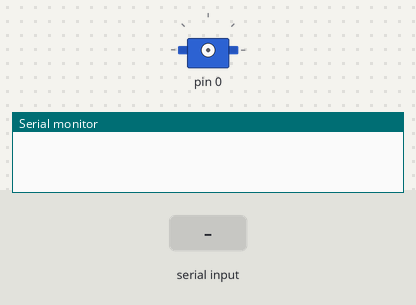
A sketch run on a simulated Arduino Uno, built with avr-gcc and run on an emulated ATmega328P. Parts: servo, the last lines printed to the serial monitor. The test bench sets the inputs (shaded band).

Above: at 1.2 s.
1.3 s: "90,45\n" received over Serial
At 1.76 s:
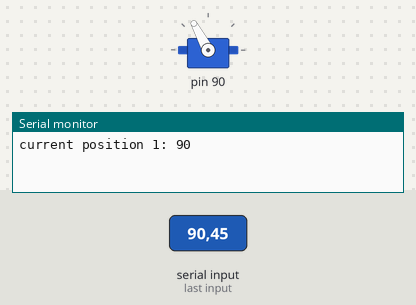
At 3.6 s:
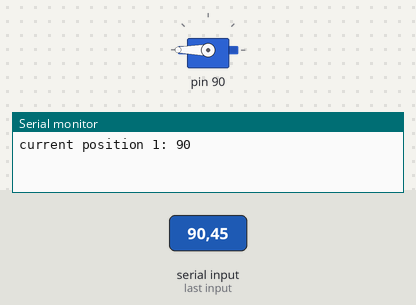
4.3 s: "," received over Serial
Timing chart, 0 to 7.3 s (numbered marks = the images above; inputs shaded):
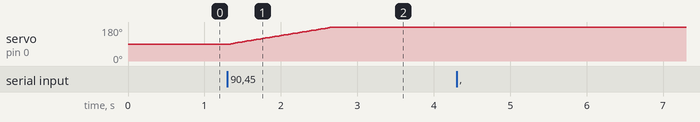

Measured:
- after the input at 1.3 s, servo on pin 0: moves from 90° to 180° over 1.3 s, starting at once

The sketch:

servo_test.ino
```cpp
#include <Servo.h>
int servo_speed = 15;
Servo t ;
void setup()
{
  Serial.begin(9600);

}

void loop()
{
  String comdata = "";
  int numdata[6] = {0},  mark = 0;
  int j = 0;
  while (Serial.available() > 0)
  {
    comdata += char(Serial.read());
    delay(2);
    mark = 1;
  }
  if (mark == 1)
  {
    for (int i = 0; i < comdata.length() ; i++)
    {
      if (comdata[i] == ',')
      {
        j++;
      }
      else
      {
        if (comdata[i] != ' ') {
          numdata[j] = numdata[j] * 10 + (comdata[i] - '0');
        }
      }
    }
    int servoNum = numdata[0];
    int startAng = numdata[1];
    int stopAng = numdata[2];

    int angle;

   t.attach(servoNum);

    int temp = t.read();
    Serial.print("current position 1: ");
    Serial.println(temp);
    if (startAng > temp) {
      for (angle = temp; angle < startAng; angle++) {
        t.write(angle);
        delay(servo_speed);
      }
    }
    if (startAng < temp) {
      for (angle = temp; angle > startAng; angle--) {

        delay(servo_speed);
      }
    }
    temp = t.read();
    Serial.print("current position 2: ");
    Serial.println(temp);

    if (servoNum < 90 ) {
      rotate(t, startAng, stopAng, servo_speed, 1);
      Serial.print("current position 3: ");
      Serial.println(t.read());
      rotate(t, stopAng, startAng, servo_speed, 0);
      Serial.print("current position 4: ");
      Serial.println(t.read());
       t.detach();
      Serial.print("current position 5: ");
      Serial.println(t.read());
    }
    // reset to null for next time use.
    comdata = String("");
    for (int i = 0; i < 6; i++)
    {
      numdata[i] = 0;
    }
    mark = 0;

  }

}

void rotate(Servo t , int startAngle, int stopAngle, int speed , int direction ) {
  int angle;
  Serial.print("  from ");
  Serial.print(startAngle);
  Serial.print(" to ");
  Serial.print(stopAngle);
  Serial.print(" direction ");
  Serial.println(direction);
  for (angle = startAngle; direction == 1 ? angle<stopAngle : angle>stopAngle; direction == 1 ? angle++ : angle--) {
    t.write(angle);
    //      Serial.print("current position : ");
    //      Serial.println(t.read());
    delay(speed);
  }
}
```
